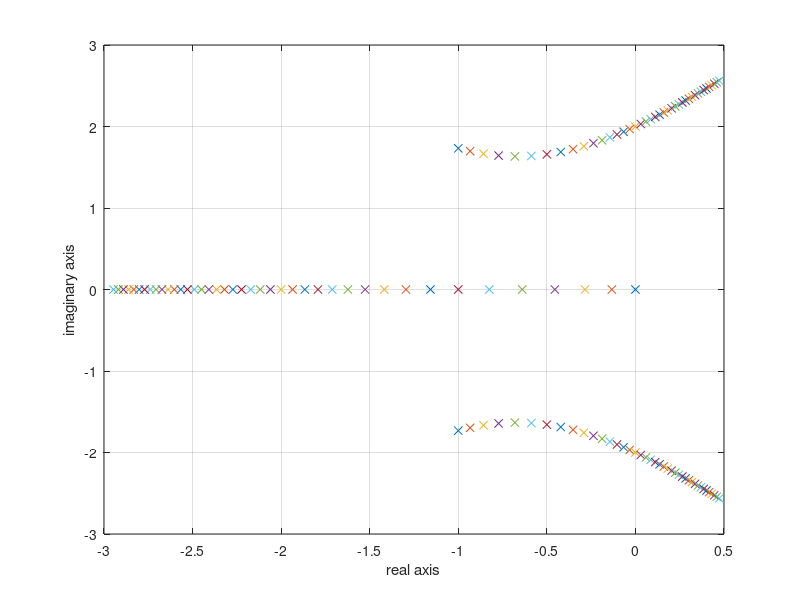

Write MATLAB code to recreate this figure.
% Chapter 6: Figure 6.14, p. 315
%
%   Compute and plot the roots of the characteristic
%   equation q(s) = s^3 + 2 s^2 + 4 s + K for 0 < K < 20.
%
K=[0:0.5:20 ];
for i=1:length(K)
 q=[1 2 4 K(i)];
 p(:,i)=roots(q);
end 
plot(real(p),imag(p),'x')
grid
xlabel('real axis'), ylabel('imaginary axis')
